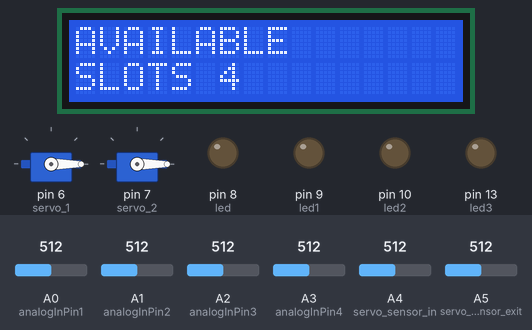
Bench run of a sketch on a simulated Arduino Uno, built with avr-gcc and run on an emulated ATmega328P. Parts: 16×2 character LCD, 2 × servo, output pins drawn as LEDs (lit = HIGH). The inputs (shaded band) are chosen by the test bench; at power-on: A4 (servo_sensor_in) = 512, A0 (analogInPin1) = 512, A1 (analogInPin2) = 512, A2 (analogInPin3) = 512, A3 (analogInPin4) = 512, A5 (servo_sensor_exit) = 512.

Above: at 11.4 s.
11.5 s: A4 (servo_sensor_in) set to 483
At 14.3 s:
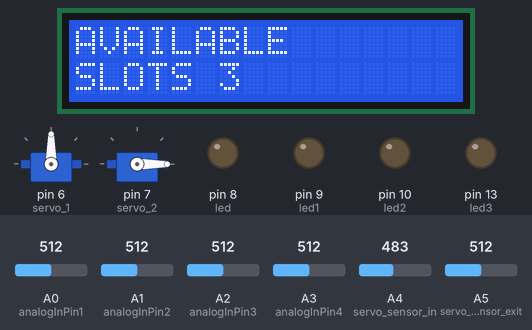
14.5 s: A0 (analogInPin1) set to 490
At 16.4 s:
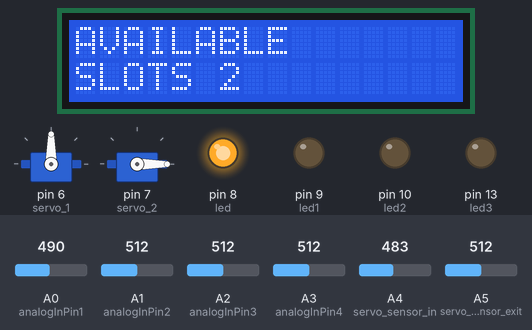
17.5 s: A1 (analogInPin2) set to 485
At 18.4 s:
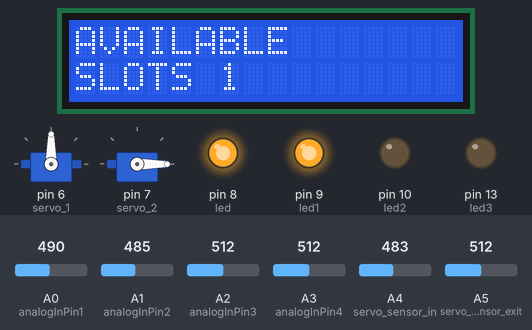
20.5 s: A2 (analogInPin3) set to 490
At 22.6 s:
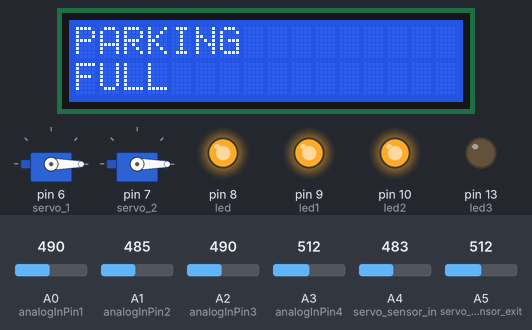
23.3 s: A3 (analogInPin4) set to 490
At 25.1 s:
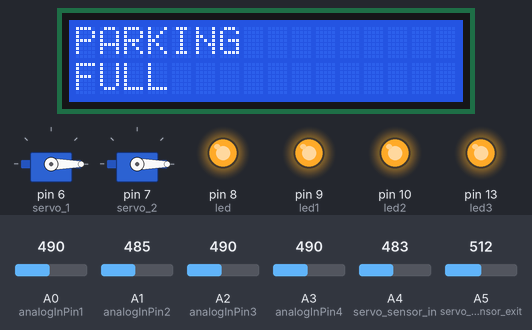
25.4 s: A5 (servo_sensor_exit) set to 490
At 26.7 s:
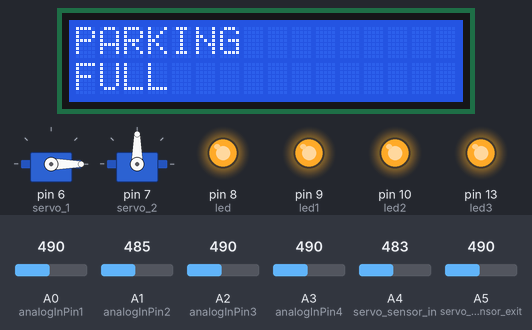
Timing chart, 0 to 29.4 s (numbered marks = the images above; inputs shaded):
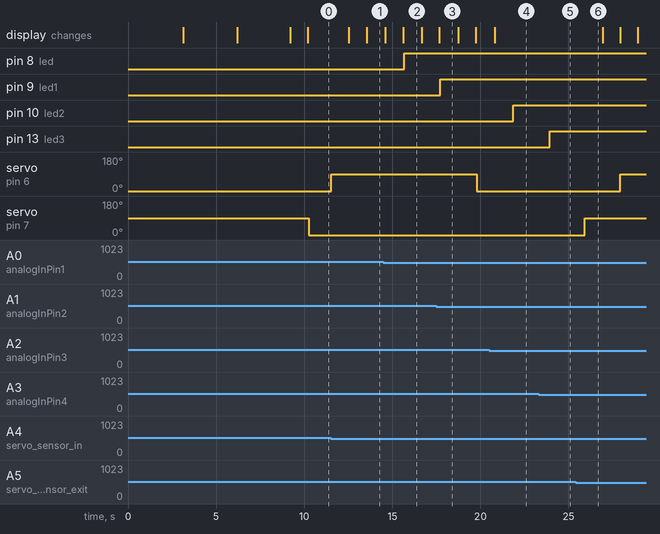

The sketch:

OLD__PARKING.ino
```cpp
#include <Servo.h>
#include<LiquidCrystal.h>
LiquidCrystal lcd(12,11,5,4,3,2);

Servo servo1;
Servo servo2;

const int analogInPin1 = A0;
const int analogInPin2 = A1;
const int analogInPin3 = A2;
const int analogInPin4 = A3;

const int servo_sensor_in = A4;

const int servo_sensor_exit = A5;

int led = 8;
int led1 = 9;
int led2 = 10;
int led3 = 13;

const int servo_1 =6;
const int servo_2 =7;


int count=4;
int value_1 =0;
int value_2 =0;
void setup()
{
    lcd.begin(16,2);
    lcd.clear();
    lcd.setCursor(0,0);
    lcd.print("SMART PARKING");
    lcd.setCursor(0,1);
    lcd.print("SYSTEM");
    delay(3000);
    lcd.begin(16,2);
    lcd.clear();
    lcd.setCursor(0,0);
    lcd.print("MCA SCIENCE");
    lcd.setCursor(0,1);
    lcd.print("MINI PROJECT");
    lcd.setCursor(0,0);
    delay(3000);
    lcd.begin(16,2);
    lcd.print("MENTOR");
    lcd.setCursor(0,1);
    lcd.print("DR C H PATIL");
    delay(3000);


     lcd.clear();
    lcd.setCursor(0,0);
    lcd.print("AVAILABLE");
    lcd.setCursor(0,1);
    lcd.print("SLOTS");
    delay(1000);
    lcd.setCursor(6,6);
    lcd.print(count);


    pinMode (analogInPin1,INPUT);
    pinMode (analogInPin2,INPUT);
    pinMode (analogInPin3,INPUT);
    pinMode (analogInPin4,INPUT);

  pinMode(servo_sensor_in,INPUT);
  pinMode(servo_sensor_exit,INPUT);

  servo1.attach(servo_1);
  servo2.attach(servo_2);

    pinMode (led,OUTPUT);
    pinMode (led1,OUTPUT);
    pinMode (led2,OUTPUT);
    pinMode (led3,OUTPUT);

}

void loop()
{
  value_1 = analogRead(servo_sensor_in);
  value_2 = analogRead(servo_sensor_exit);

      // servo 1 Entry Gate code //

  {
    if(count >=1 &&  analogRead(A4)<500 )
      {
        servo1.write(90);
        delay(1000);
           count--;
         lcd.clear();
    lcd.setCursor(0,0);
    lcd.print("AVAILABLE");
    lcd.setCursor(0,1);
    lcd.print("SLOTS");
    delay(1000);
    lcd.setCursor(6,6);
    lcd.print(count);
      }
      else if(count==0 && analogRead(A4)<500)
      {
         servo1.write(0);
        delay(1000);
         lcd.clear();
    lcd.setCursor(0,0);
    lcd.print("PARKING");
    lcd.setCursor(0,1);
    lcd.print("FULL");
    delay(1000);
      }
       else
      {
        servo1.write(0);
        delay(60);
      }
    }


        // servo 2 Exit Gate code //
{
    if(count < 4 &&  analogRead(A5)<500 )
      {
        servo2.write(90);
        delay(1000);
           count++;
         lcd.clear();
    lcd.setCursor(0,0);
    lcd.print("AVAILABLE");
    lcd.setCursor(0,1);
    lcd.print("SLOTS");
    delay(1000);
    lcd.setCursor(6,6);
    lcd.print(count);
      }
    else
      {
        servo2.write(0);
        delay(60);
      }
   }

      // Parking Slot 1 IR & Led
 if (analogRead(A0)<500)  // if the IR sensor value is < 500 then the motor will start rotating
               {
                 digitalWrite(led, HIGH);
               }

          else if (analogRead(A0)>500)  // if the IR sensor value is < 500 then the motor will start rotating
               {
                 digitalWrite(led, LOW);
               }

  // Parking Slot 2 IR & Led
 if (analogRead(A1)<500)  // if the IR sensor value is < 500 then the motor will start rotating
               {
                 digitalWrite(led1, HIGH);
               }

          else if (analogRead(A1)>500)  // if the IR sensor value is < 500 then the motor will start rotating
               {
                 digitalWrite(led1, LOW);
               }

  // Parking Slot 3 IR & Led
 if (analogRead(A2)<500)  // if the IR sensor value is < 500 then the motor will start rotating
               {
                 digitalWrite(led2, HIGH);
               }

          else if (analogRead(A2)>500)  // if the IR sensor value is < 500 then the motor will start rotating
               {
                 digitalWrite(led2, LOW);
               }

  // Parking Slot 4 IR & Led
 if (analogRead(A3)<500)  // if the IR sensor value is < 500 then the motor will start rotating
               {
                 digitalWrite(led3, HIGH);
               }

          else if (analogRead(A3)>500)  // if the IR sensor value is < 500 then the motor will start rotating
               {
                 digitalWrite(led3, LOW);
               }
}
```

Measured:
- the behaviour switches between 500 and 499 on A4 (servo_sensor_in) (found by bisection; images 0 and 1)
- the behaviour switches between 500 and 499 on A0 (analogInPin1) (found by bisection; images 1 and 2)
- the behaviour switches between 500 and 499 on A1 (analogInPin2) (found by bisection; images 2 and 3)
- after the input at 11.5 s, servo on pin 6 (servo_1): 0° → 90° at once; the display: first changes after 1.0 s (image 1 shows a later state)
- after the input at 14.5 s, pin 8 (led): LOW → HIGH after 1.2 s
- after the input at 17.5 s, pin 9 (led1): LOW → HIGH after 0.24 s
- after the input at 20.5 s, pin 10 (led2): LOW → HIGH after 1.4 s
- after the input at 23.3 s, pin 13 (led3): LOW → HIGH after 0.63 s
- after the input at 25.4 s, servo on pin 6 (servo_1): 0° → 90° after 2.5 s; servo on pin 7 (servo_2): 0° → 90° after 0.54 s
